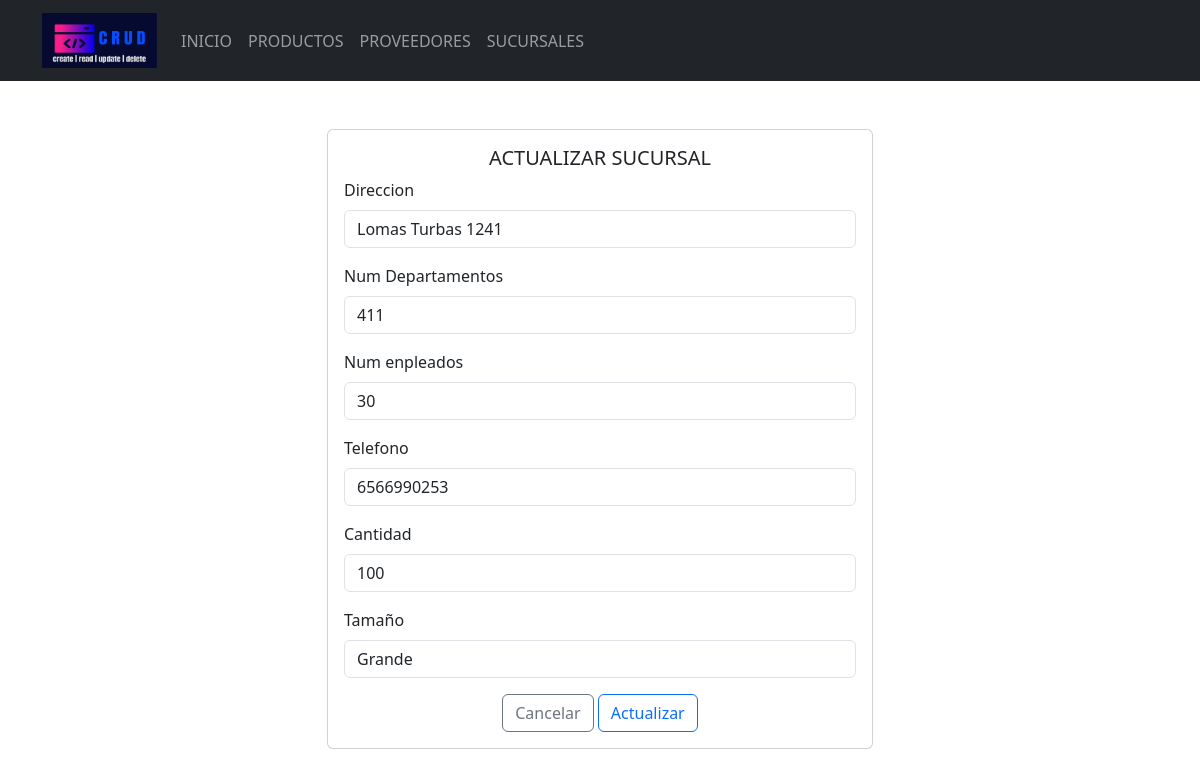
Screenshot of /crud_relacional-main/Formularios/marcas/actualizar.php?Id=10 with the database file from the repository.
### tables this page shows
CREATE TABLE `sucursales` (
  `idMarca` int(10) NOT NULL,
  `nombreMarca` varchar(100) NOT NULL,
  `estadoMarca` varchar(100) NOT NULL DEFAULT '',
  `empSuc` int(11) NOT NULL,
  `telSuc` varchar(100) NOT NULL,
  `proSuc` varchar(100) NOT NULL,
  `tamSuc` varchar(100) NOT NULL
);

### crud_relacional-main/Formularios/marcas/actualizar.php (the view, shortened to what this page needs)
<!doctype html>
<html lang="es">
<head>
    <link rel="stylesheet" href="<?php echo base_url; ?>css/bootstrap.min.css">
<body>
    <header>
        <nav class="navbar navbar-expand-lg bg-dark" data-bs-theme="dark">
            <div class="container">
                <a class="navbar-brand" href="<?php echo base_url; ?>">
                    <img src="<?php echo base_url; ?>img/logo.png" alt="logo" height="55" width="115">
                </a>
                <div class="collapse navbar-collapse" id="mi-menu">
                    <ul class="navbar-nav">
                        <li class="nav-item">
                            <a class="nav-link" href="<?php echo base_url; ?>">INICIO</a>
                        </li>
                        <li class="nav-item">
                            <a class="nav-link" href="<?php echo base_url; ?>Formularios/productos/index.php">PRODUCTOS</a>
                        </li>
                        <li class="nav-item">
                            <a class="nav-link" href="<?php echo base_url; ?>Formularios/categorias/index.php">PROVEEDORES</a>
                        </li>
                        <li class="nav-item">
                            <a class="nav-link" href="<?php echo base_url; ?>Formularios/marcas/index.php">SUCURSALES</a>
                        </li>
                    </ul>
                </div>
            </div>
        </nav>
    </header>
    <div class="container mt-5 mb-5">
        <div class="row justify-content-center">
            <div class="col-md-6">
                <div class="card">
                    <div class="card-body">
                        <h5 class="card-title text-center">ACTUALIZAR SUCURSAL</h5>
                        <form action="<?php echo base_url; ?>CRUDM/editarDatos.php" method="post">
                            <?php
                            include_once("../../config/conexion.php");
                            $sql = "SELECT * FROM sucursales WHERE idMarca =" . $_REQUEST['Id'];
                            $resultado = $conexion->query($sql);
                            $row = $resultado->fetch_assoc();
                            ?>
                            <div class="mb-3">
                                <label for="nombreM" class="form-label">Direccion</label>
                                <input type="text" class="form-control" id="nombreM" name="nombreM" placeholder="Nombre de la marca" value="<?php echo $row['nombreMarca'] ?>">
                            </div>
                            <div class="mb-3">
                                <label for="estadoM" class="form-label">Num Departamentos</label>
                                <input type="text" class="form-control" id="estadoM" name="estadoM" placeholder="Estado de la marca" value="<?php echo $row['estadoMarca'] ?>">
                            </div>
                            <div class="mb-3">
                                <label for="empM" class="form-label">Num enpleados</label>
                                <input type="text" class="form-control" id="empM" name="empM" placeholder="Num empleados" value="<?php echo $row['empSuc'] ?>">
                            </div>
                            <div class="mb-3">
                                <label for="telM" class="form-label">Telefono</label>
                                <input type="text" class="form-control" id="telM" name="telM" placeholder="Telefono" value="<?php echo $row['telSuc'] ?>">
                            </div>
                            <div class="mb-3">
                                <label for="canM" class="form-label">Cantidad</label>
                                <input type="text" class="form-control" id="canM" name="canM" placeholder="Cantidad" value="<?php echo $row['proSuc'] ?>">
                            </div>
                            <div class="mb-3">
                                <label for="tamM" class="form-label">Tamaño</label>
                                <input type="text" class="form-control" id="tamM" name="tamM" placeholder="Tamaño Suc" value="<?php echo $row['tamSuc'] ?>">
                            </div>
                            <div class="text-center">
                                <a href="../productos/index.php" type="submit" class="btn btn-outline-secondary">Cancelar</a>
                                <button type="submit" class="btn btn-outline-primary">Actualizar</button>
                            </div>
                        </form>
                    </div>
                </div>
            </div>
        </div>
    </div>
</body>
</html>

### rows the page displays
sucursales: nombreM "Lomas Turbas 1241", estadoM "411", empM "30", telM "6566990253", canM "100", tamM "Grande"
